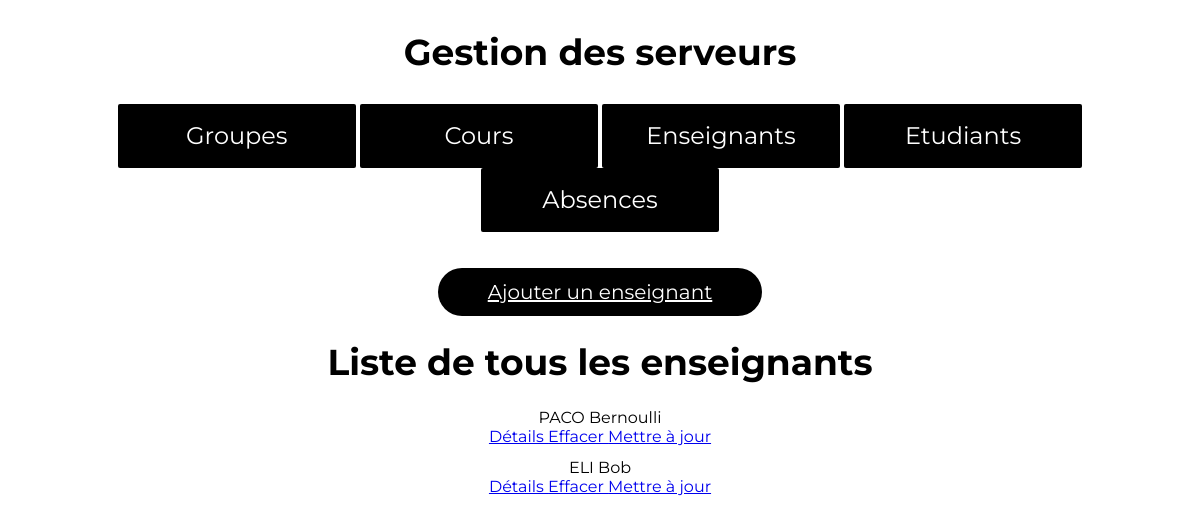
Screenshot of /Absences/enseignant_all/ with the database file from the repository.
### Absences/models.py (models this page shows, shortened)
class Enseignant(models.Model):
    nomens = models.CharField(max_length = 100)
    prenomens = models.CharField(max_length = 100)
    emailens = models.CharField(max_length=100)
    def __str__(self):
        chaine = f"{self.nomens} {self.prenomens}"
        return chaine

### Absences/enseignant_views.py (the view)
# urls.py: path('', views.index),
def index(request):
    eList = list(models.Enseignant.objects.all())
    return render(request, "Absences/enseignant_all.html", {"ListeE": eList})

### Absences/templates/Absences/enseignant_all.html (shortened to what this page needs)
{%extends 'Absences/main.html'%}
{%block content%}
<a class="add" href="ajout/"> Ajouter un enseignant </a>
<h1> Liste de tous les enseignants </h1>
 <ol>
        {% for l in ListeE %}
            <li> {{l}} </br>
                <a href="./affiche/{{l.id}}"> Détails </a> <a href="delete/{{l.id}}"> Effacer </a>
                <a href="update/{{l.id}}"> Mettre à jour </a>
            </li>
        {%endfor%}
    </ol>
{%endblock%}

### Absences/static/Absences/main.css (style rules this page uses)
body,html { margin:0; padding:0; font-family: 'Montserrat', sans-serif; }
li { text-align:center; margin: 1% 0 1% 0; }
ol { padding:0; }
h1 { text-align:center; font-size:36px; }
.add { display:block; text-align:center; margin:3% auto 0 auto; background-color:black; color:white; width:25%; padding:1%; border-radius:30px; font-size:20px; }

### rows the page displays
Enseignant: nomens+prenomens "PACO Bernoulli"
Enseignant: nomens+prenomens "ELI Bob"
